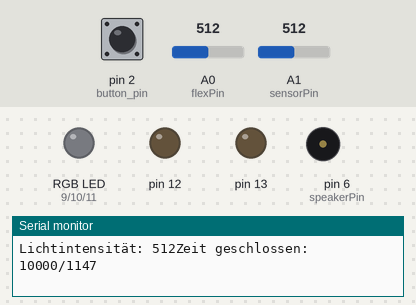
A sketch run on a simulated Arduino Uno, built with avr-gcc and run on an emulated ATmega328P. Parts: an RGB LED mixed from three pins (HIGH = lit), output pins drawn as LEDs (lit = HIGH), buzzer (waves = sounding, pin HIGH), the last lines printed to the serial monitor. The test bench sets the inputs (shaded band); at power-on: pin 2 (button_pin) HIGH, A1 (sensorPin) = 512, A0 (flexPin) = 512.

Above: at 1.2 s.
1.3 s: pin 2 (button_pin) pulled LOW for 3.2 s
At 1.7 s:
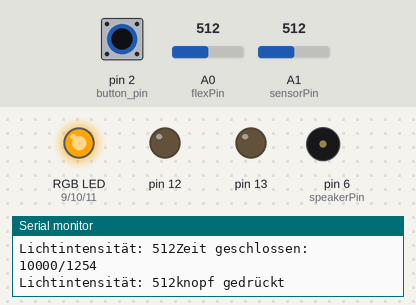
6.8 s: pin 2 (button_pin) pulled LOW for 0.15 s
At 7.7 s:
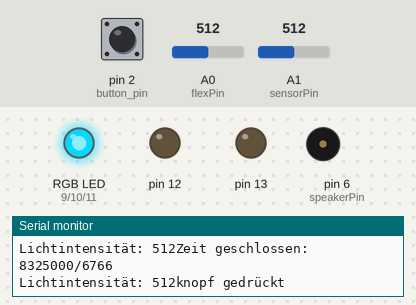
9.9 s: pin 2 (button_pin) pulled LOW for 1 s
At 10.3 s:
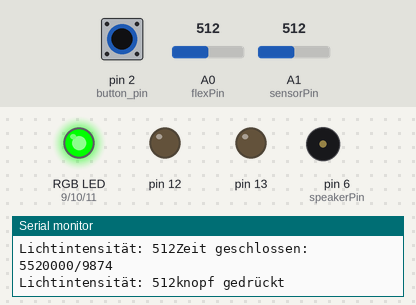
13.4 s: pin 2 (button_pin) pulled LOW for 0.15 s
At 13.8 s:
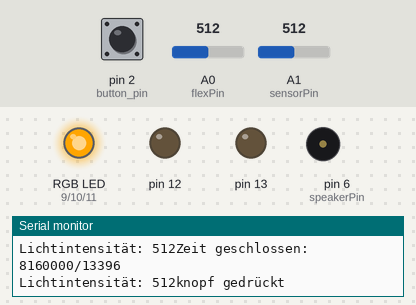
16.5 s: pin 2 (button_pin) pulled LOW for 0.15 s
At 17.2 s:
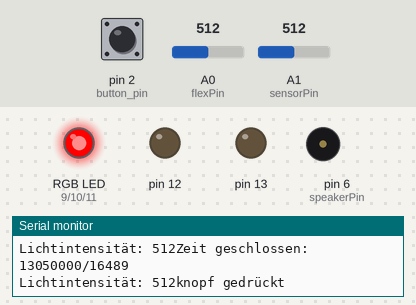
19.6 s: A1 (sensorPin) set to 132
22.6 s: A1 (sensorPin) set to 107
Timing chart, 0 to 25.2 s (numbered marks = the images above; inputs shaded):
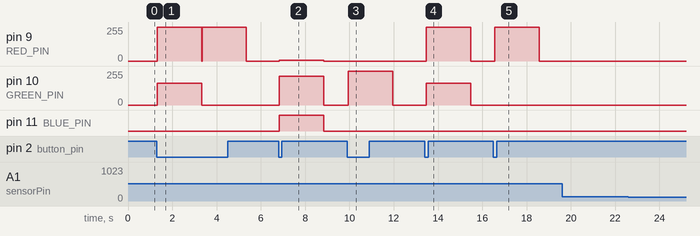

Measured:
- after the input at 1.3 s, pin 9 (RED_PIN): 0/255 → 255/255 at once, → 0/255 4.0 s later; pin 10 (GREEN_PIN): 0/255 → 165/255 at once, → 0/255 2.0 s later
- after the input at 6.8 s, pin 9 (RED_PIN): 0/255 → 5/255 at once, → 0/255 2.0 s later; pin 10 (GREEN_PIN): 0/255 → 215/255 at once, → 0/255 2.0 s later; pin 11 (BLUE_PIN): LOW → HIGH at once, → LOW 2.0 s later
- after the input at 9.9 s, pin 10 (GREEN_PIN): 0/255 → 255/255 after 0.05 s, → 0/255 2.0 s later
- after the input at 13.4 s, pin 9 (RED_PIN): 0/255 → 255/255 after 0.07 s, → 0/255 2.0 s later; pin 10 (GREEN_PIN): 0/255 → 165/255 after 0.07 s, → 0/255 2.0 s later
- after the input at 16.5 s, pin 9 (RED_PIN): 0/255 → 255/255 after 0.07 s, → 0/255 2.0 s later

The sketch:

Ventilate.ino
```cpp
/*
This sketch is for ventilate the room in an ordert way.
*/
const int flexPin = A0; //Define analog input pin to measure
            //flex sensor position.

unsigned long ventilate_time_total = 5000; //600000;
unsigned long ventilate_time_closed =10000 ;//8160000;
unsigned long time_open = 0;
unsigned long time_closed = 0;
unsigned long timer = 0;
const int RED_PIN = 9;
const int GREEN_PIN = 10;
const int BLUE_PIN = 11;
int flexPosition;  // Input value from the analog pin.
const int button_pin = 2;  // pushbutton 2 pin
const int sensorPin = 1; // Light sensor
int speakerPin = 6;     //the pin that buzzer is connected to
unsigned long LightLevel;
int button_state;
int season = 0;

void setup() {
  Serial.begin(9600); //Set serial baud rate to 9600 bps
  pinMode(13, OUTPUT);
  pinMode(12, OUTPUT);
  pinMode(speakerPin, OUTPUT);    //set the output pin for the speaker
  pinMode(RED_PIN, OUTPUT);
  pinMode(GREEN_PIN, OUTPUT);
  pinMode(BLUE_PIN, OUTPUT);
  pinMode(button_pin, INPUT);

  // put your setup code here, to run once:
}


void loop() {
// determine the light level of the room
LightLevel = analogRead(sensorPin);
Serial.print("Lichtintensität: ");
Serial.print(LightLevel);
//Is it night?
while(LightLevel<120){
  season_button();
  timer = millis();
  LightLevel = analogRead(sensorPin);
Serial.println("Nacht ");
}

// if button is pressed
 season_button();
time_closed = time_difference(timer  ,millis());
// Serial.print("Time: ");
// Serial.println(millis()); //prints time since programm started

// Read the position of the flex sensor (0 to 1023):
  flexPosition = analogRead(flexPin);
  Serial.print("Zeit geschlossen: ");
  Serial.print(ventilate_time_closed);
  Serial.print("/");
  Serial.println(time_closed);
  if(ventilate_time_closed < time_closed ){ //Is it time to ventilate?
  ventilate_process();
  }

//  Serial.print("sensor: ");
//  Serial.println(flexPosition);

  delay(20);
}

unsigned long time_difference(unsigned long Start, unsigned long End){
    unsigned long difference;
    difference = End - Start;
    return difference;
  }

void ventilate_process(){
    while(flexPosition < 800){  // Is the window open?
      season_button();
      digitalWrite(13, HIGH);   // Turn on the red LED till the window is opened
      tone(speakerPin,440); // play an A for "aufmachen"
      flexPosition = analogRead(flexPin); // read the position of the window
      Serial.print("Flexwert: ");
      Serial.println(flexPosition);
      }
   noTone(speakerPin);
   digitalWrite(13, LOW);   // Turn off the red LED
   time_closed = 0;
   timer = millis(); // set the time to the current time

   while(ventilate_time_total > time_open){  //Was the window long enough open?
      season_button();
      Serial.print("Zeit geöffnet: ");
      Serial.print(ventilate_time_total);
      Serial.print("/");
      Serial.println(time_open);
      flexPosition = analogRead(flexPin); // read the position of the window
      Serial.print("Flexwert: ");
      Serial.print(flexPosition);
      time_open = time_difference(timer, millis());
   }
   time_open = 0;
   while(flexPosition > 800){  // Is the window closed?
          season_button();
          digitalWrite(12, HIGH);   // Turn on the yellow LED till the window is closed
          tone(speakerPin,262 ); // play a C for "close"
          flexPosition = analogRead(flexPin); // read the position of the window
          Serial.print("Flexwert: ");
          Serial.println(flexPosition);
   }
   noTone(speakerPin);
   digitalWrite(12, LOW);    // Turn off the yellow LED
   timer = millis();    // set the new timer
  }


void season_button(){
  button_state = digitalRead(button_pin);
  if(button_state == LOW){
     season +=1;
     Serial.println("knopf gedrückt");
     season = season%4;
    season_set(season);
 }
}

void season_set(int x){ // where x is the account how often he butten was pressed
     int display_time = 2000;
  switch (x) {
    case 0: // spring
      // green
    digitalWrite(RED_PIN, LOW);
    digitalWrite(GREEN_PIN, HIGH);
    digitalWrite(BLUE_PIN, LOW);
    ventilate_time_total =   600000;
    ventilate_time_closed = 8160000;
    break;
  case 1: // summer
    // organe or yellow not sure
    analogWrite(RED_PIN, 255);
    analogWrite(GREEN_PIN, 165);
    analogWrite(BLUE_PIN, 0 );
    ventilate_time_total =   1800000;
    ventilate_time_closed = 13050000;
    break;
  case 2: // autumn
    // red
    digitalWrite(RED_PIN, HIGH);
    digitalWrite(GREEN_PIN, LOW);
    digitalWrite(BLUE_PIN, LOW);
    ventilate_time_total =   900000;
    ventilate_time_closed = 8325000;
    break;
  case 3: // winter
    // blue
    analogWrite(RED_PIN, 5);
    analogWrite(GREEN_PIN, 215);
    analogWrite(BLUE_PIN, 255);
    ventilate_time_total =   300000;
    ventilate_time_closed = 5520000;
    break;
  }
  delay(display_time);
  digitalWrite(RED_PIN, LOW);
  digitalWrite(GREEN_PIN, LOW);
  digitalWrite(BLUE_PIN, LOW);
}
```
